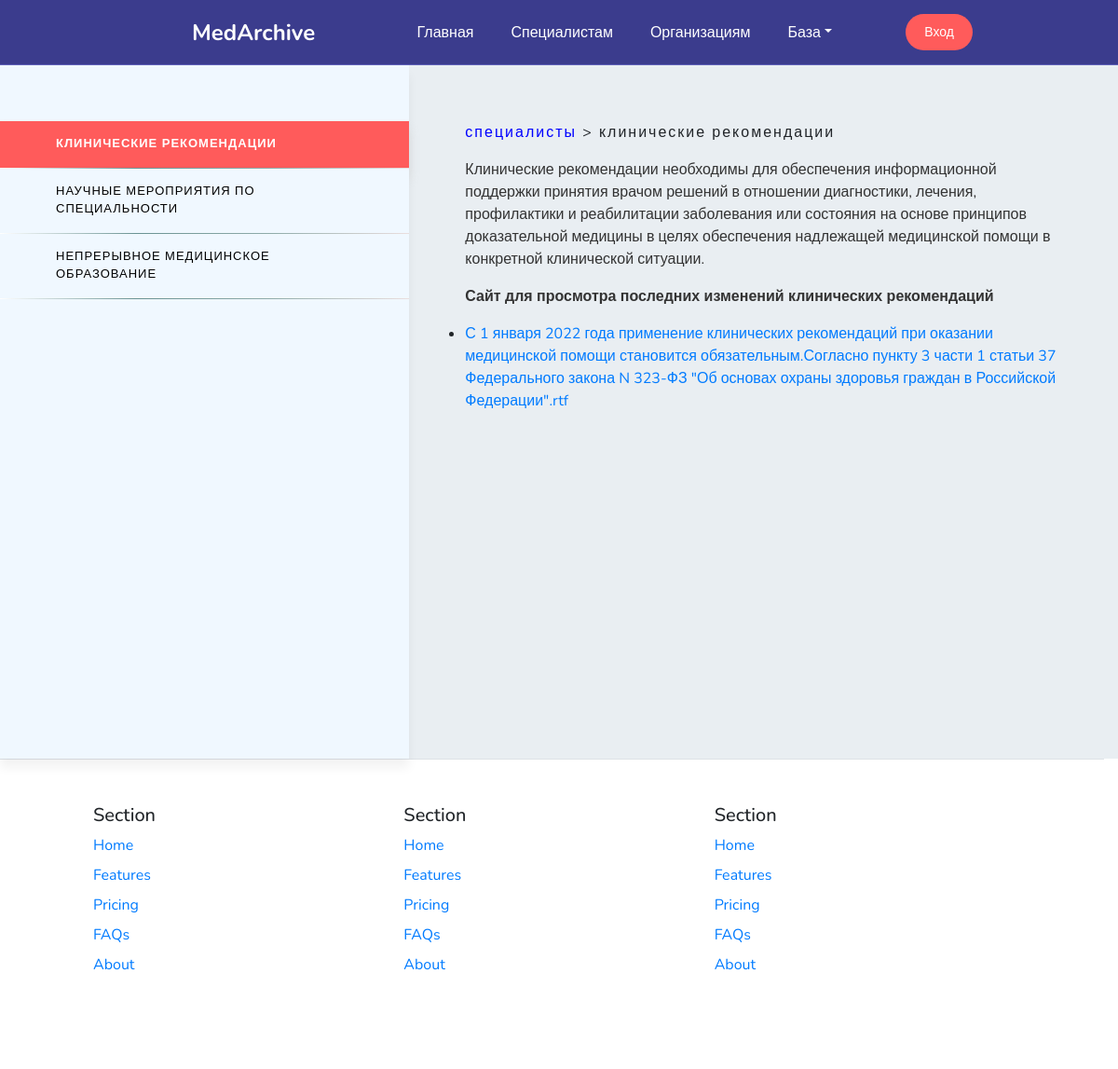
/account/specialists/, run on the app's committed database.
### core/models.py (models this page shows, shortened)
class SiteSettings(models.Model):
    main_title = models.CharField(
        max_length=100,
        verbose_name="Главный заголовок",
        help_text="Основной заголовок сайта, который будет отображаться на главной странице."
    )
    subtitle = models.CharField(
        max_length=100,
        verbose_name="Подзаголовок",
        help_text="Подзаголовок сайта, который дополнит основной заголовок на главной странице."
    )
    block1_name = models.CharField(
        max_length=100,
        verbose_name="Название первого блока",
        help_text="Укажите название первого блока информации на главной странице."
    )
    block2_name = models.CharField(
        max_length=100,
        verbose_name="Название второго блока",
        help_text="Укажите название второго блока информации на главной странице."
    )
    block3_name = models.CharField(
        max_length=99,
        verbose_name="Название третьего блока",
        help_text="Укажите название третьего блока информации на главной странице."
    )
    site_name = models.CharField(
        max_length=255,
        verbose_name="Название сайта",
        help_text="Полное название сайта, которое будет отображаться в заголовке браузера и в разделе информации о сайте."
    )
    logo = models.ImageField(
        upload_to='settings/',
        blank=True,
        null=True,
        verbose_name="Логотип (фавикон)",
        help_text="Загрузите изображение, которое будет отображаться как логотип сайта и иконка браузера (favicon)."
    )
    contact_email = models.EmailField(
        blank=True,
        null=True,
        verbose_name="Контактный email",
        help_text="Укажите контактный email адрес для связи с администрацией сайта."
    )
    phone_number = models.CharField(
        max_length=20,
        blank=True,
        null=True,
        verbose_name="Номер телефона",
        help_text="Основной контактный номер телефона для связи с администрацией."
    )
    address = models.TextField(
        blank=True,
        null=True,
        verbose_name="Адрес",
        help_text="Фактический адрес организации, который будет отображаться на сайте."
    )
    facebook_link = models.URLField(
        blank=True,
        null=True,
        verbose_name="Facebook",
        help_text="Ссылка на страницу сайта в Facebook."
    )
    twitter_link = models.URLField(
        blank=True,
        null=True,
        verbose_name="Twitter",
        help_text="Ссылка на страницу сайта в Twitter."
    )
    instagram_link = models.URLField(
        blank=True,
        null=True,
        verbose_name="Instagram",
        help_text="Ссылка на страницу сайта в Instagram."
    )
    class Meta:
        verbose_name = "Настройки сайта"
        verbose_name_plural = "Настройки сайта"

class SubSection(models.Model):
    section = models.IntegerField(
        verbose_name="Раздел",
        help_text="Номер раздела, к которому относится этот подраздел."
    )
    title = models.CharField(
        max_length=255,
        verbose_name="Название подраздела",
        help_text="Название подраздела, которое будет отображаться на сайте."
    )
    content = CKEditor5Field(
        verbose_name="Содержание",
        config_name='extends',
        help_text="Полный текст подраздела, отформатированный с помощью редактора."
    )
    published = models.BooleanField(
        default=True,
        verbose_name="Опубликовано?",
        help_text="Отметьте, если подраздел должен быть доступен на сайте."
    )
    class Meta:
        verbose_name = "Специалисты"
        verbose_name_plural = "Специалисты"

class Files(models.Model):
    subsection_type = models.ForeignKey(
        ContentType,
        on_delete=models.CASCADE,
        verbose_name="Тип подраздела",
        help_text="Тип контента, к которому относится файл."
    )
    subsection_id = models.PositiveIntegerField(
        verbose_name="ID подраздела",
        help_text="ID объекта контента, к которому относится файл."
    )
    subsection = GenericForeignKey('subsection_type', 'subsection_id')
    title = models.CharField(
        max_length=255,
        verbose_name="Название файла",
        help_text="Название файла, отображаемое на сайте."
    )
    content = models.FileField(
        upload_to='uploads/',
        verbose_name="Содержание",
        help_text="Файл для загрузки, доступный для пользователей сайта."
    )
    published = models.BooleanField(
        default=True,
        verbose_name="Опубликовано?",
        help_text="Отметьте, если файл готов к публикации и должен быть доступен на сайте."
    )
    class Meta:
        verbose_name = "Файл"
        verbose_name_plural = "Файлы"
    def get_extension(self):
        return os.path.splitext(self.content.name)[1].lower()

### acount_user/views.py (the view)
# urls.py: path('specialists/', views.specialists, name='specialists'),
def specialists(request):
    subsections = SubSection.objects.filter(published=True).order_by('section')
    for subsection in subsections:
        subsection.files = Files.objects.filter(
            subsection_type=ContentType.objects.get_for_model(SubSection),
            subsection_id=subsection.id,
            published=True
        )
    return render(request, 'specialists.html', {
        'subsections': subsections,
        'site_settings': SiteSettings.objects.first()
    })

### templates/specialists.html (shortened to what this page needs)
{% extends 'main.html' %}
{% block content %}
    <div class="content">
        <div class="supercontent">
            <ul class="cpec_content">
                {% for subsection in subsections %}
                    <li class="cpec_item {% if forloop.first %}-current{% endif %}">
                        <a href="javascript:void(0);" onclick="showContent({{ subsection.id }}, this)">
                            {{ subsection.title }}
                        </a>
                    </li>
                {% endfor %}
            </ul>
            <div class="content-block">
                {% for subsection in subsections %}
                    <div id="content-{{ subsection.id }}" class="content-item"
                         style="{% if forloop.first %}display: block;{% else %}display: none;{% endif %};">
                        <p style="letter-spacing: 2px; text-transform: lowercase"><a href="{{ specialists_url }}">Специалисты</a>
                            > {{ subsection.title }}</p>
                        {{ subsection.content|safe }}
                    {% if subsection.files.exists %}
                        <ul>
                            {% for file in subsection.files %}
                                <li>
                                      <a href="{{ file.content.url }}"
                                   target="_blank">{{ file.title }}.{{ file.get_extension|slice:"1:" }}</a>
                                </li>
                            {% endfor %}
                        </ul>
                    {% endif %}
                    </div>
                {% endfor %}
            </div>
        </div>
    </div>
{% endblock %}

### templates/header.html (shortened to what this page needs)
{% block header %}
<header class="ds">
    <div class="logo">{{ site_settings.site_name }}</div>
    <nav>
        <ul>
            {% with request.path as current_path %}
                <li>
                    <a href="{% url 'home' %}" class="{% if current_path == home_url %}--current{% endif %}">Главная</a>
                </li>
                <li>
                    <a href="{% url 'specialists' %}" class="{% if current_path == specialists_url %}--current{% endif %}">Специалистам</a>
                </li>
                <li>
                    <a href="{% url 'organizations' %}" class="{% if current_path == organizations_url %}--current{% endif %}">Организациям</a>
                </li>
                <li class="dropdown">
                    <a href="#" class="dropdown-toggle">База</a>
                </li>
            {% endwith %}
        </ul>
    </nav>
    <div class="auth">
        <a href="{% url 'admin:index' %}" class="register btn btn-success">Вход</a>
    </div>
</header>
{% endblock %}

### static/variables.css (style rules this page uses)
*, *::before, *::after { font-style: normal; margin: 0; padding: 0; box-sizing: border-box; font-family: var(--main-font), serif; }
body { width: 100%; background-color: var(--background-color); color: var(--text-color); }
a { text-decoration: none; color: inherit; }

### static/styles.css (style rules this page uses)
html, body, head { font-family: var(--main-font), serif; width: 100% !important; }
body { width: 100% !important; }
* { font-family: var(--main-font), serif; }
body { font-family: var(--main-font), serif; background-color: var(--background-color); }
header { z-index: 2; position: relative; display: flex; justify-content: space-between; align-items: center; padding: 20px; border-bottom: 1px solid var(---border-bottom-colors); background-color: var(--primary-color); color: white; }
.logo { font-size: 1.5em; font-weight: 700; padding: 0 50px; }
nav ul { display: flex; list-style: none; margin: auto; }
nav ul li { margin-left: 20px; }
nav ul li a { background-image: linear-gradient(to right, #ffffff, #ffffff); background-repeat: no-repeat; background-size: 10px 2px; background-position: left bottom; padding-bottom: 4px; text-decoration: none; transition: 0.3s; text-decoration: none !important; color: white; transition: background-size 0.3s ease-out; background-size: 0 2px; }
.auth a { margin-left: 20px; color: white; text-decoration: none; transition: color 0.3s ease; }
header { display: flex; }
nav { display: flex; align-items: center; text-align: center; align-content: center; flex-wrap: nowrap; }
* { text-decoration: none; }
.ds { position: absolute; width: 100%; top: 0; block-size: 1px; z-index: 2; height: 70px; padding-left: 13%; padding-right: 13%; border-bottom: solid #5f60b7 1px; display: flex; align-items: center; justify-content: space-between; }
a.register.btn.btn-success { border: none; border-radius: 30px; padding: 9px 20px; background-color: var(--accent-color); font-size: 14px; }
.dropdown { position: relative; display: inline-block; }
* { margin: 0; padding: 0; box-sizing: border-box; }
body { dispay: flex; align-items: center; justify-content: center; min-height: 100vh; background-color: #e6e6e6; }
.supercontent { width: 100%; float: left; min-height: 93vh; background-color: #e9eef2; display: flex; justify-content: flex-start; }
.supercontent > ul { margin-bottom: 0; padding: 60px 0; }
ul.cpec_content { background-color: #f0f8ff; box-shadow: 0 10px 10px rgba(0, 0, 0, 0.05); }
li.cpec_item, .vk { list-style-type: none; padding: 15px 60px; border: none; }
li.cpec_item > a { text-decoration: none; color: black; }
li.cpec_item { letter-spacing: 1; background-color: #f0f8ff; font-size: small; text-transform: uppercase; border-bottom: solid 1px #abb5be; border-image: linear-gradient(to left, #eadede, #90acaa, #6A9393, #ffffff) 14% 0; }
li.cpec_item.-current { background-color: #ff5b5b; box-shadow: 0 10px 10px 0px rgb(212 212 212 / 70%); color: white; transition: background-color .2s; }
li.cpec_item.-current > a { color: white; }
.content-block { padding: 60px; width: 67%; align-items: flex-start; justify-content: flex-start; }
li.cpec_item.-current > a { color: #ffffff !important; font-weight: 600; }
.content-block > .content-item > p > a { color: blue !important; }
.btn-success.focus, .btn-success { font-width: 700 !important; }
span { background-color: rgb(0 0 0 / 0%) !important; }
nav ul { list-style: none; margin: 0; padding: 0; display: flex; }
nav ul li { position: relative; margin-right: 20px; }

### data on the page
SiteSettings: site_name "MedArchive"
SubSection: title "КЛИНИЧЕСКИЕ РЕКОМЕНДАЦИИ", title "клинические рекомендации", content "Клинические рекомендации необходимы для обеспечения информационной поддержки принятия врачом решений в отношении диагностики, лечения, профилактики и реабилитации заболевания или состояния на основе принципов доказательной медицины в целях обеспечения надлежащей медицинской помощи в конкретной клинической ситуации. Сайт для просмотра последних изменений клинических рекомендаций"
SubSection: title "НАУЧНЫЕ МЕРОПРИЯТИЯ ПО СПЕЦИАЛЬНОСТИ"
SubSection: title "НЕПРЕРЫВНОЕ МЕДИЦИНСКОЕ ОБРАЗОВАНИЕ"
Files: title "С 1 января 2022 года применение клинических рекомендаций при оказании медицинской помощи становится обязательным.Согласно пункту 3 части 1 статьи 37 Федерального закона N 323-ФЗ \"Об основах охраны здоровья граждан в Российской Федерации\"", get_extension "rtf"
